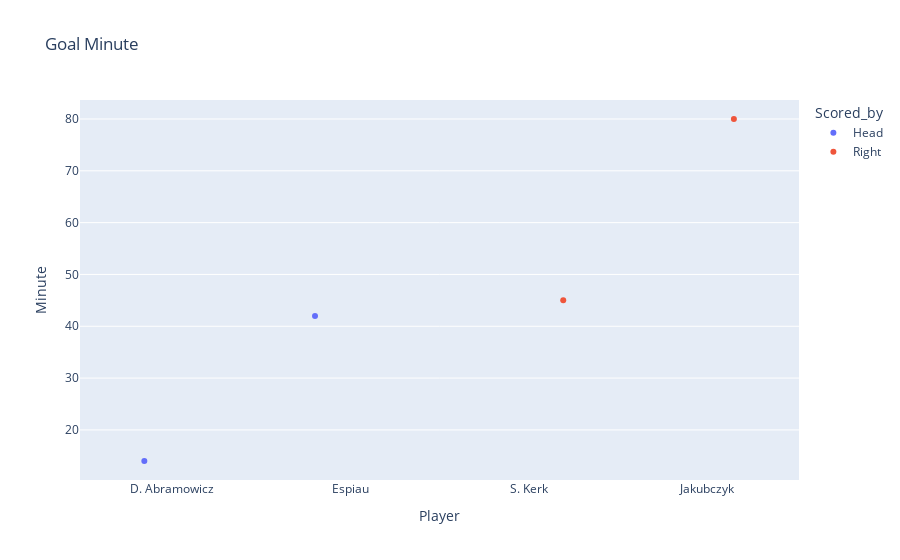

Notebook code cell kept with this figure:
### Code cell
fig  = px.histogram(data, x=data.Minute, nbins = 6, title='15 mins intervals')
fig = px.strip(data, x=data.Player, y=data.Minute, color=data.Scored_by, title='Goal Minute')
fig.show()
fig.write_html('Minutes_of_goals.html')

### Figure 1 — Plotly figure (JSON) as saved in the notebook; plotly's stock layout.template omitted (floating-point values rounded to 4 significant figures)
{"data": [{"alignmentgroup": "True", "boxpoints": "all", "fillcolor": "rgba(255,255,255,0)", "hoveron": "points", "hovertemplate": "Scored_by=Head<br>Player=%{x}<br>Minute=%{y}<extra></extra>", "legendgroup": "Head", "line": {"color": "rgba(255,255,255,0)"}, "marker": {"color": "#636efa"}, "name": "Head", "offsetgroup": "Head", "orientation": "v", "pointpos": 0, "showlegend": true, "type": "box", "x": ["D. Abramowicz", "Espiau"], "x0": " ", "xaxis": "x", "y": [14, 42], "y0": " ", "yaxis": "y"}, {"alignmentgroup": "True", "boxpoints": "all", "fillcolor": "rgba(255,255,255,0)", "hoveron": "points", "hovertemplate": "Scored_by=Right<br>Player=%{x}<br>Minute=%{y}<extra></extra>", "legendgroup": "Right", "line": {"color": "rgba(255,255,255,0)"}, "marker": {"color": "#EF553B"}, "name": "Right", "offsetgroup": "Right", "orientation": "v", "pointpos": 0, "showlegend": true, "type": "box", "x": ["S. Kerk", "Jakubczyk"], "x0": " ", "xaxis": "x", "y": [45, 80], "y0": " ", "yaxis": "y"}], "layout": {"boxmode": "group", "legend": {"title": {"text": "Scored_by"}, "tracegroupgap": 0}, "title": {"text": "Goal Minute"}, "xaxis": {"anchor": "y", "domain": [0, 1], "title": {"text": "Player"}}, "yaxis": {"anchor": "x", "domain": [0, 1], "title": {"text": "Minute"}}}}
